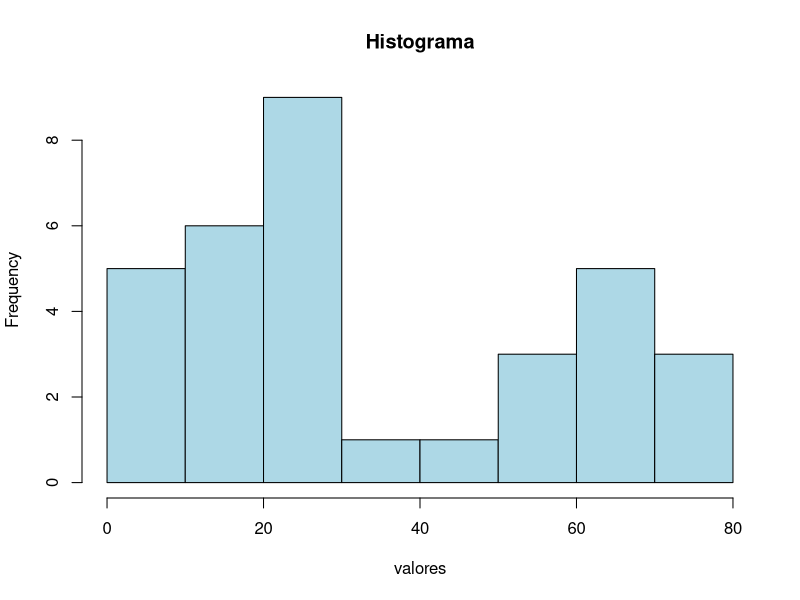
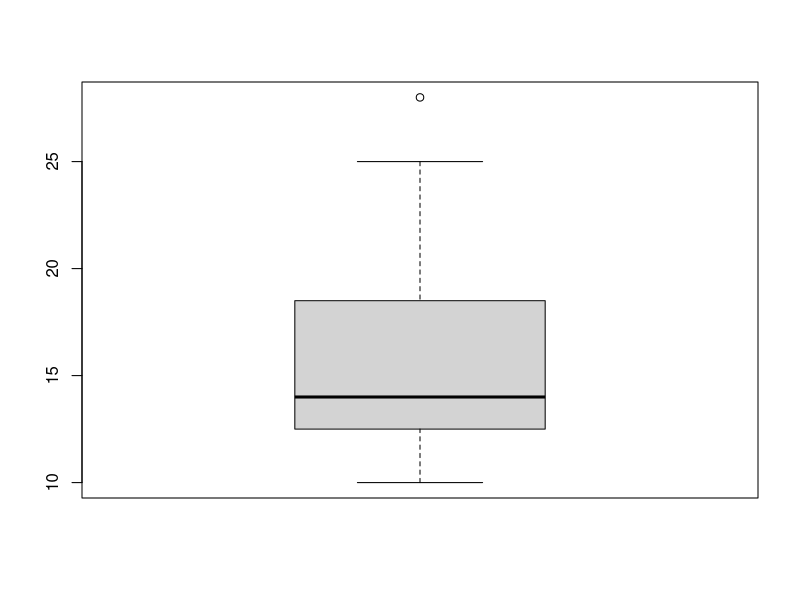

Reproduce these figures in R, in order.
##############################################################
# Generar Stem and leafs e histograma
##############################################################

vals = c(0,1,3,3,4,11,11,15,15,15,15,22,22,22,24,24,24,26,28,28,31,
         49,53,53,59,64,64,64,64,64,76,76,76)
stem(vals)
hist(vals, main = "Histograma", xlab = "valores", col = "lightblue")

##############################################################
# comprobar que los valores obtenidos en un boxplot corresponden con Q1, Q3,....
##############################################################

# generamos unos valores de ejemplo
vals=c(10, 11, 11, 12, 13, 13, 13.5, 14, 14, 16, 17, 18,19,20,25,28)
# boxplot de los valores generados
st = boxplot(vals)


# correspondencia del boxplot con Q1, Q3, IQR, etc...
mediana = median(vals)
cat ( "mediana:", mediana)

quantiles_Q1_Q2_Q3 = quantile (vals, probs = c(0.25, 0.5, 0.75), type = 2)
quantiles_Q1_Q2_Q3

Q3 = quantiles_Q1_Q2_Q3[3]
Q1 = quantiles_Q1_Q2_Q3[1]
cat ( "Q1:", Q1,"    Q3:", Q3)
IQR_vals = unname(Q3 - Q1)
cat ( "IQR:", IQR_vals)

whisker_sup = Q3 + 1.5*IQR_vals
whisker_inf = Q1 - 1.5*IQR_vals
cat ( "whisker_sup:", whisker_sup,"  whisker_inf:", whisker_inf) 
